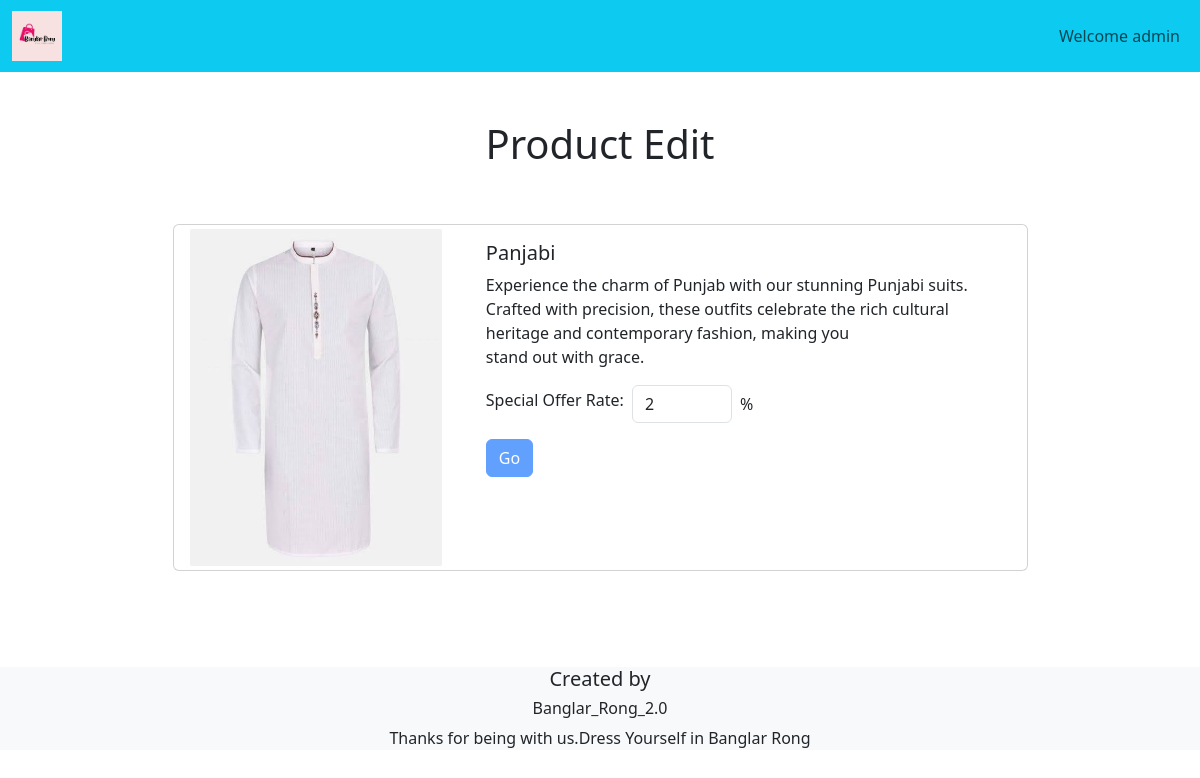
The page /admin_area/product.php?id=7 (signed in) on the database its author committed.
### tables this page shows
CREATE TABLE `products` (
  `product_id` int(11) NOT NULL,
  `product_title` varchar(100) NOT NULL,
  `product_description` varchar(255) NOT NULL,
  `product_keywords` varchar(255) NOT NULL,
  `category_id` int(11) NOT NULL,
  `brand_id` int(11) NOT NULL,
  `product_image1` varchar(255) NOT NULL,
  `product_image2` varchar(255) NOT NULL,
  `product_image3` varchar(255) NOT NULL,
  `product_price` varchar(100) NOT NULL,
  `specialOffers` tinyint(1) NOT NULL,
  `offerRate` int(11) NOT NULL,
  `date` timestamp NOT NULL DEFAULT current_timestamp() ON UPDATE current_timestamp(),
  `status` varchar(100) NOT NULL
);

### admin_area/product.php (the view, shortened to what this page needs)
<?php
require('header.php');
?>
<div class="container">
<h1 class="text-center">Product <?php if(!(isset($_GET['view']) && $_GET['view']=='true'))
    {echo "Edit";}else{echo "View";}?></h1>
<div class="row">
<?php
if(isset($_GET['id'])){
$id = $_GET['id'];
global $con;
    $select_query = "Select * from `products` WHERE product_id=$id ";
$result_query = mysqli_query($con, $select_query);
while ($row = mysqli_fetch_assoc($result_query)) {
    $product_id = $row['product_id'];
    $product_title = $row['product_title'];
    $product_description = $row['product_description'];
    $product_image1 = $row['product_image1'];
    $offerRate = $row['offerRate'];
    ?>
<div class="card w-75 m-auto my-5">
    <div class="row">
<div class="col-md-4">
<img src="product_images/<?php echo $product_image1;?>" class="rounded border-0 img-thumbnail" alt="...">
</div>
<div class="col-md-8">
  <div class="card-body">
    <h5 class="card-title"><?php echo $product_title;?></h5>
    <p class="card-text"><?php echo $product_description;?></p>
    <?php
    if(!(isset($_GET['view']) && $_GET['view']=='true'))
    {
    ?>
    <form action="product.php?id=<?php echo $product_id;?>" method="POST">
    <div class="mb-3 d-flex align-items-center gap-2">
        <label for="" class="form-label">Special Offer Rate: </label>
        <input
            type="text"
            class="form-control"
            name="offerRate"
            id="update"
            aria-describedby="helpId"
            placeholder=""
            style="width:100px"
            value ='<?php echo $offerRate;?>'
            onkeyup="onPes()"
            onkeypress='return event.charCode >= 48 && event.charCode <= 57'
        />
        <span>%</span>
    </div>
    <button type="submit" name='submit' class="btn btn-primary disabled submitBTN" >Go</button>
    </form>
    <?php     } ?>
  </div>
  </div>
  </div>
</div>
<?php
}
}
?>
</div>
</div>
<?php
require('footer.php')
?>

### style.css (style rules this page uses)
* { margin: 0; padding: 0; box-sizing: border-box; }

### rows shown on the page
products: product_image1 (picture), product_title "Panjabi", product_description "Experience the charm of Punjab with our stunning Punjabi suits. Crafted with precision, these outfits celebrate the rich cultural heritage and contemporary fashion, making you stand out with grace.", offerRate "2"

### other values the page prints
$_SESSION['admin_name'] "admin"
